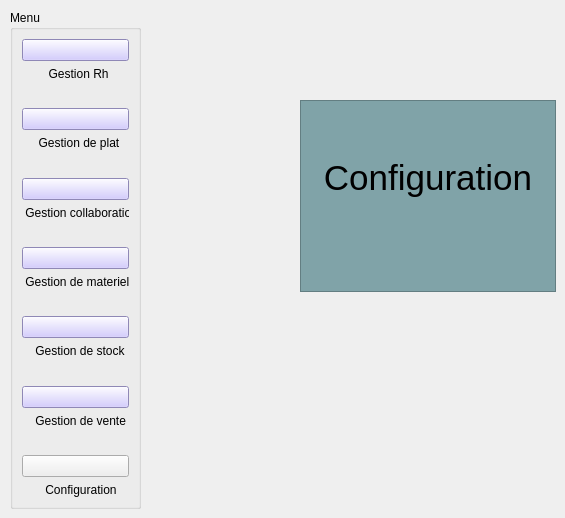
              <widget class="QWidget" name="page_9">
               <widget class="QGroupBox" name="groupBox_17">
                <property name="geometry">
                 <rect>
                  <x>10</x>
                  <y>10</y>
                  <width>131</width>
                  <height>499</height>
                 </rect>
                </property>
                <property name="title">
                 <string>Menu</string>
                </property>
                <layout class="QVBoxLayout" name="verticalLayout_21">
                 <item>
                  <layout class="QVBoxLayout" name="verticalLayout_7">
                   <item>
                    <widget class="QPushButton" name="Aymen_7">
                     <property name="styleSheet">
                      <string notr="true">background-color: rgb(200, 190, 255);</string>
                     </property>
                     <property name="text">
                      <string/>
                     </property>
                     <property name="icon">
                      <iconset resource="rh.qrc">
                       <normaloff>:/rh/rh.png</normaloff>:/rh/rh.png</iconset>
                     </property>
                     <property name="iconSize">
                      <size>
                       <width>50</width>
                       <height>30</height>
                      </size>
                     </property>
                    </widget>
                   </item>
                   <item>
                    <widget class="QLabel" name="label_62">
                     <property name="text">
                      <string>        Gestion Rh</string>
                     </property>
                    </widget>
                   </item>
                   <item>
                    <spacer name="verticalSpacer_40">
                     <property name="orientation">
                      <enum>Qt::Vertical</enum>
                     </property>
                     <property name="sizeHint" stdset="0">
                      <size>
                       <width>20</width>
                       <height>40</height>
                      </size>
                     </property>
                    </spacer>
                   </item>
                   <item>
                    <widget class="QPushButton" name="Moemen_7">
                     <property name="styleSheet">
                      <string notr="true">background-color: rgb(200, 190, 255);</string>
                     </property>
                     <property name="text">
                      <string/>
                     </property>
                     <property name="icon">
                      <iconset resource="plat.qrc">
                       <normaloff>:/plat/plat.png</normaloff>:/plat/plat.png</iconset>
                     </property>
                     <property name="iconSize">
                      <size>
                       <width>50</width>
                       <height>30</height>
                      </size>
                     </property>
                    </widget>
                   </item>
                   <item>
                    <widget class="QLabel" name="label_63">
                     <property name="text">
                      <string>     Gestion de plat</string>
                     </property>
                    </widget>
                   </item>
                   <item>
                    <spacer name="verticalSpacer_41">
                     <property name="orientation">
                      <enum>Qt::Vertical</enum>
                     </property>
                     <property name="sizeHint" stdset="0">
                      <size>
                       <width>20</width>
                       <height>40</height>
                      </size>
                     </property>
                    </spacer>
                   </item>
                   <item>
                    <widget class="QPushButton" name="Salma_7">
                     <property name="styleSheet">
                      <string notr="true">background-color: rgb(200, 190, 255);</string>
                     </property>
                     <property name="text">
                      <string/>
                     </property>
                     <property name="icon">
                      <iconset resource="collab.qrc">
                       <normaloff>:/collab/collaboration.png</normaloff>:/collab/collaboration.png</iconset>
                     </property>
                     <property name="iconSize">
                      <size>
                       <width>50</width>
                       <height>30</height>
                      </size>
                     </property>
                    </widget>
                   </item>
                   <item>
                    <widget class="QLabel" name="label_64">
                     <property name="text">
                      <string> Gestion collaboration</string>
                     </property>
                    </widget>
                   </item>
                   <item>
                    <spacer name="verticalSpacer_42">
                     <property name="orientation">
                      <enum>Qt::Vertical</enum>
                     </property>
                     <property name="sizeHint" stdset="0">
                      <size>
                       <width>20</width>
                       <height>40</height>
                      </size>
                     </property>
                    </spacer>
                   </item>
                   <item>
                    <widget class="QPushButton" name="Sara_7">
                     <property name="styleSheet">
                      <string notr="true">background-color: rgb(200, 190, 255);</string>
                     </property>
                     <property name="text">
                      <string/>
                     </property>
                     <property name="icon">
                      <iconset resource="materiel.qrc">
                       <normaloff>:/materiel/materiel.png</normaloff>:/materiel/materiel.png</iconset>
                     </property>
                     <property name="iconSize">
                      <size>
                       <width>50</width>
                       <height>30</height>
                      </size>
                     </property>
                    </widget>
                   </item>
                   <item>
                    <widget class="QLabel" name="label_65">
                     <property name="text">
                      <string> Gestion de materiels</string>
                     </property>
                    </widget>
                   </item>
                   <item>
                    <spacer name="verticalSpacer_43">
                     <property name="orientation">
                      <enum>Qt::Vertical</enum>
                     </property>
                     <property name="sizeHint" stdset="0">
                      <size>
                       <width>20</width>
                       <height>40</height>
                      </size>
                     </property>
                    </spacer>
                   </item>
                   <item>
                    <widget class="QPushButton" name="Taher_7">
                     <property name="styleSheet">
                      <string notr="true">background-color: rgb(200, 190, 255);</string>
                     </property>
                     <property name="text">
                      <string/>
                     </property>
                     <property name="icon">
                      <iconset resource="stock.qrc">
                       <normaloff>:/stock/stock.png</normaloff>:/stock/stock.png</iconset>
                     </property>
                     <property name="iconSize">
                      <size>
                       <width>50</width>
                       <height>30</height>
                      </size>
                     </property>
                    </widget>
                   </item>
                   <item>
                    <widget class="QLabel" name="label_66">
                     <property name="text">
                      <string>    Gestion de stock</string>
                     </property>
                    </widget>
                   </item>
                   <item>
                    <spacer name="verticalSpacer_44">
                     <property name="orientation">
                      <enum>Qt::Vertical</enum>
                     </property>
                     <property name="sizeHint" stdset="0">
                      <size>
                       <width>20</width>
                       <height>40</height>
                      </size>
                     </property>
                    </spacer>
                   </item>
                   <item>
                    <widget class="QPushButton" name="Ghazi_7">
                     <property name="styleSheet">
                      <string notr="true">background-color: rgb(200, 190, 255);</string>
                     </property>
                     <property name="text">
                      <string/>
                     </property>
                     <property name="icon">
                      <iconset resource="vente.qrc">
                       <normaloff>:/vente/vente.png</normaloff>:/vente/vente.png</iconset>
                     </property>
                     <property name="iconSize">
                      <size>
                       <width>50</width>
                       <height>30</height>
                      </size>
                     </property>
                    </widget>
                   </item>
                   <item>
                    <widget class="QLabel" name="label_67">
                     <property name="text">
                      <string>    Gestion de vente</string>
                     </property>
                    </widget>
                   </item>
                   <item>
                    <spacer name="verticalSpacer_45">
                     <property name="orientation">
                      <enum>Qt::Vertical</enum>
                     </property>
                     <property name="sizeHint" stdset="0">
                      <size>
                       <width>20</width>
                       <height>40</height>
                      </size>
                     </property>
                    </spacer>
                   </item>
                   <item>
                    <widget class="QPushButton" name="Configuration_7">
                     <property name="text">
                      <string/>
                     </property>
                     <property name="icon">
                      <iconset resource="config.qrc">
                       <normaloff>:/config/configuration.png</normaloff>:/config/configuration.png</iconset>
                     </property>
                     <property name="iconSize">
                      <size>
                       <width>50</width>
                       <height>30</height>
                      </size>
                     </property>
                    </widget>
                   </item>
                   <item>
                    <widget class="QLabel" name="label_68">
                     <property name="text">
                      <string>       Configuration</string>
                     </property>
                    </widget>
                   </item>
                  </layout>
                 </item>
                </layout>
               </widget>
               <widget class="QTextBrowser" name="textBrowser">
                <property name="geometry">
                 <rect>
                  <x>300</x>
                  <y>100</y>
                  <width>256</width>
                  <height>192</height>
                 </rect>
                </property>
                <property name="styleSheet">
                 <string notr="true">background-color: rgb(128, 163, 168);</string>
                </property>
                <property name="html">
                 <string>&lt;!DOCTYPE HTML PUBLIC &quot;-//W3C//DTD HTML 4.0//EN&quot; &quot;http://www.w3.org/TR/REC-html40/strict.dtd&quot;&gt;
&lt;html&gt;&lt;head&gt;&lt;meta name=&quot;qrichtext&quot; content=&quot;1&quot; /&gt;&lt;style type=&quot;text/css&quot;&gt;
p, li { white-space: pre-wrap; }
&lt;/style&gt;&lt;/head&gt;&lt;body style=&quot; font-family:'MS Shell Dlg 2'; font-size:8.25pt; font-weight:400; font-style:normal;&quot;&gt;
&lt;p align=&quot;center&quot; style=&quot;-qt-paragraph-type:empty; margin-top:0px; margin-bottom:0px; margin-left:0px; margin-right:0px; -qt-block-indent:0; text-indent:0px; font-family:'MS Shell Dlg 2';&quot;&gt;&lt;br /&gt;&lt;/p&gt;
&lt;p align=&quot;center&quot; style=&quot;-qt-paragraph-type:empty; margin-top:0px; margin-bottom:0px; margin-left:0px; margin-right:0px; -qt-block-indent:0; text-indent:0px; font-family:'MS Shell Dlg 2'; font-size:26pt;&quot;&gt;&lt;br /&gt;&lt;/p&gt;
&lt;p align=&quot;center&quot; style=&quot; margin-top:0px; margin-bottom:0px; margin-left:0px; margin-right:0px; -qt-block-indent:0; text-indent:0px;&quot;&gt;&lt;span style=&quot; font-family:'MS Shell Dlg 2'; font-size:26pt;&quot;&gt;Configuration&lt;/span&gt;&lt;/p&gt;&lt;/body&gt;&lt;/html&gt;</string>
                </property>
               </widget>
              </widget>
